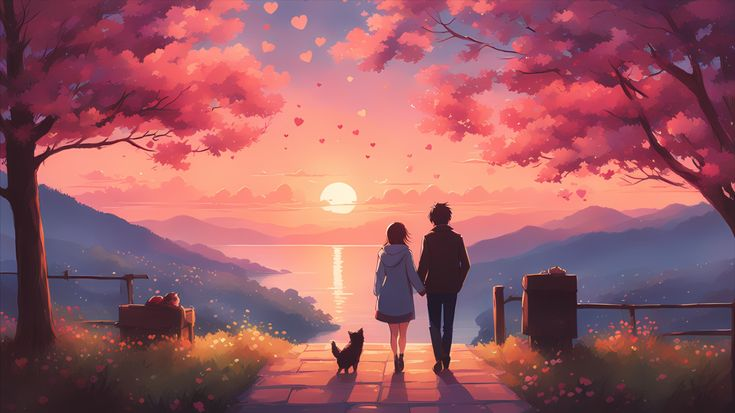
#> input picture Open_CV/resources/images/img7.jpg, 735 x 413 px
$ python 5_saving_image.py
#> lines starting #> are read from the running program, lines starting #| are printed output that depends on the picture; after the words box and inside, x2 and y2 are one past the last pixel; in counts of white or black regions, pixels touching at a corner belong together
# saving or writing an image
import cv2
img = cv2.imread("../resources/images/img7.jpg")
#> img is the input picture: shape (413, 735, 3); mean B, G, R 100, 91.6, 155.4

gray_img = cv2.cvtColor(img,cv2.COLOR_BGR2GRAY)
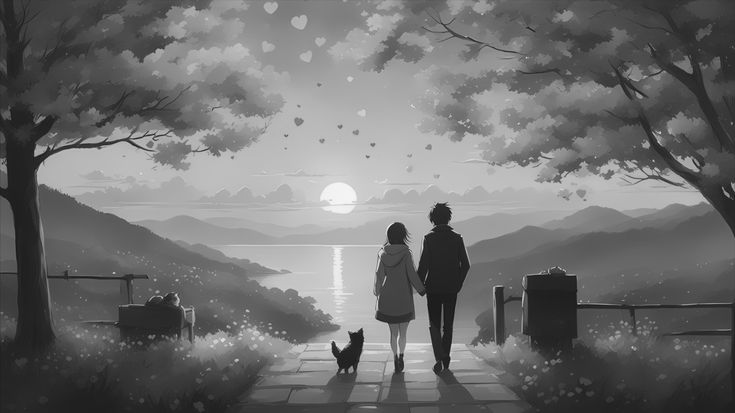
#> gray_img: shape (413, 735); min 15, max 247, mean 111.6


(thresh, b_w) = cv2.threshold(gray_img,127,255,cv2.THRESH_BINARY)
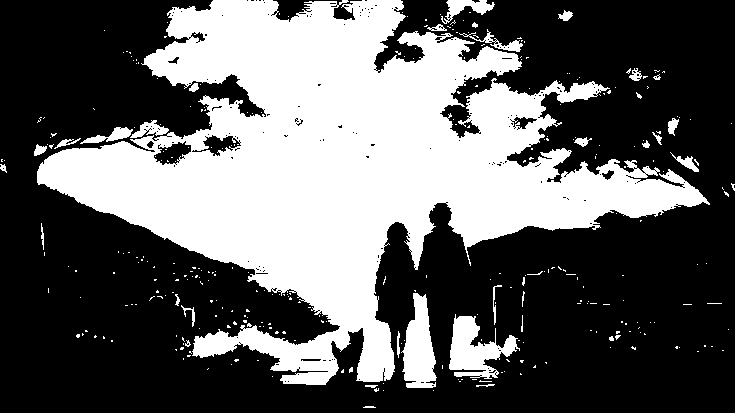
#> b_w: shape (413, 735); 37.9% white; 330 white regions (295 under 20 px), largest, box (x1, y1, x2, y2) and area: (37, 0, 710, 385) 106313, (449, 314, 520, 379) 2269, (401, 293, 437, 388) 2188

cv2.imwrite("../resources/newly_write/Black_White_Image.png",b_w)

'''
cv2.imshow("Color image", img)
cv2.imshow("Gray Image",gray_img)
cv2.imshow("Black and White Image", b_w)
cv2.waitKey(0)
cv2.destroyAllWindows()'''

$ run again, with Open_CV/resources/images/img1.jpg copied over Open_CV/resources/images/img7.jpg
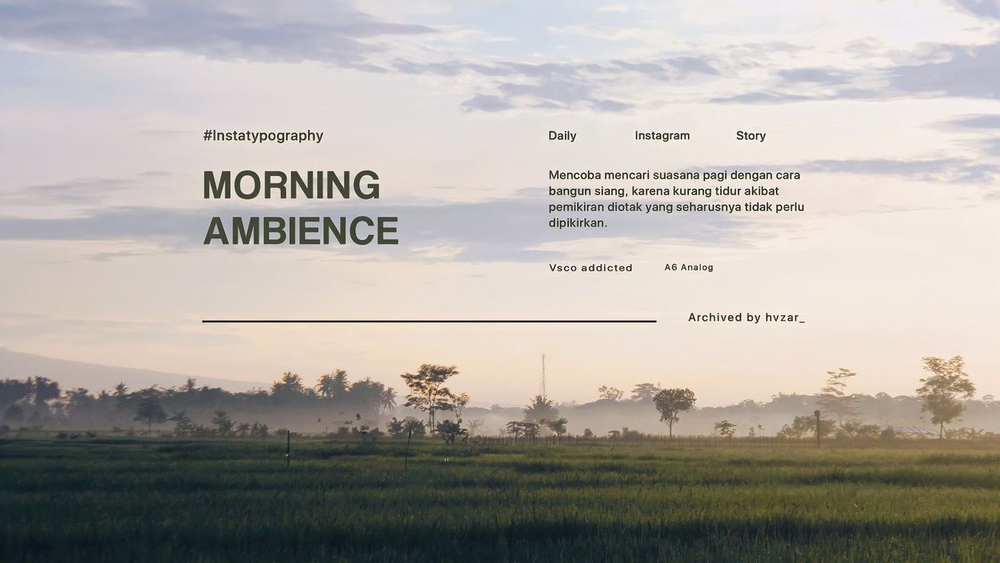
#> input picture Open_CV/resources/images/img1.jpg, 1000 x 563 px, shrunk from 1308 x 736 before the run
#> img is the input picture: shape (563, 1000, 3); mean B, G, R 163.1, 169.1, 174.3
#> `gray_img = cv2.cvtColor(img,cv2.COLOR_BGR2GRAY)`:
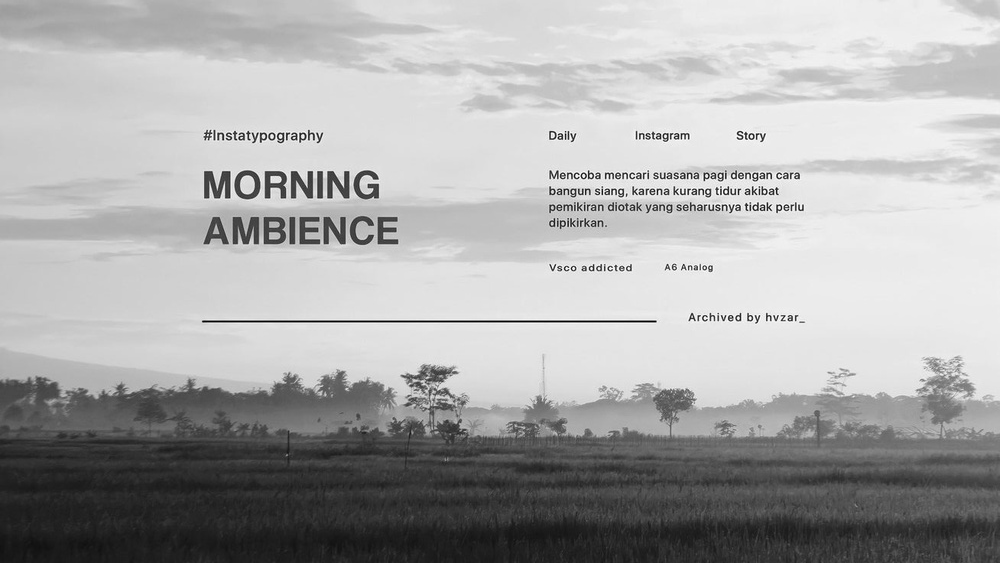
#> gray_img: shape (563, 1000); min 1, max 255, mean 170
#> `(thresh, b_w) = cv2.threshold(gray_img,127,255,cv2.THRESH_BINARY)`:
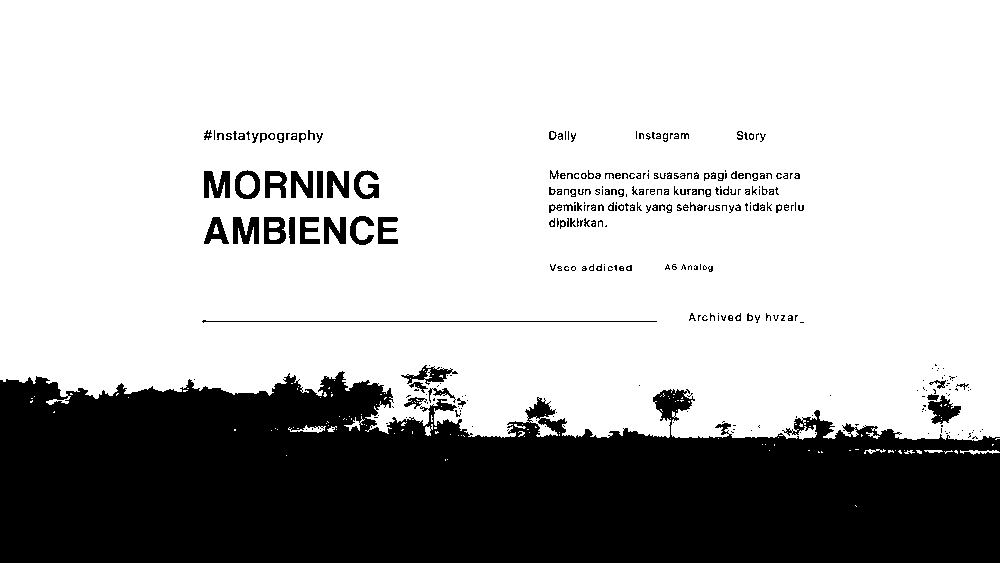
#> b_w: shape (563, 1000); 71.7% white; 324 black regions (205 under 20 px), largest, box (x1, y1, x2, y2) and area: (0, 371, 1000, 563) 148332, (928, 395, 961, 424) 510, (233, 217, 259, 244) 508

$ run again, with Open_CV/resources/images/img3.jpg copied over Open_CV/resources/images/img7.jpg
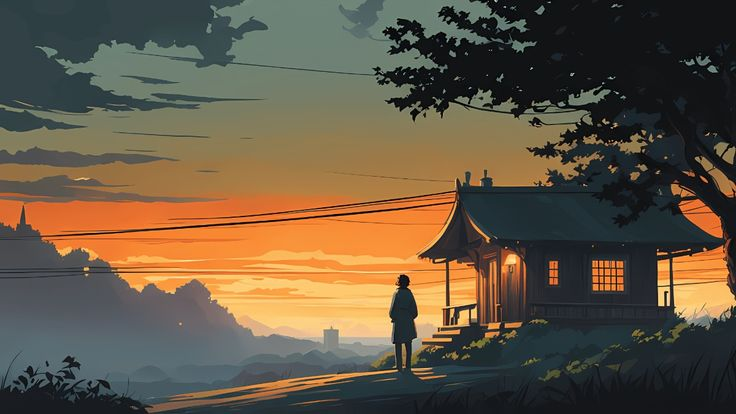
#> input picture Open_CV/resources/images/img3.jpg, 736 x 414 px
#> img is the input picture: shape (414, 736, 3); mean B, G, R 67.5, 86.9, 100.8
#> `gray_img = cv2.cvtColor(img,cv2.COLOR_BGR2GRAY)`:
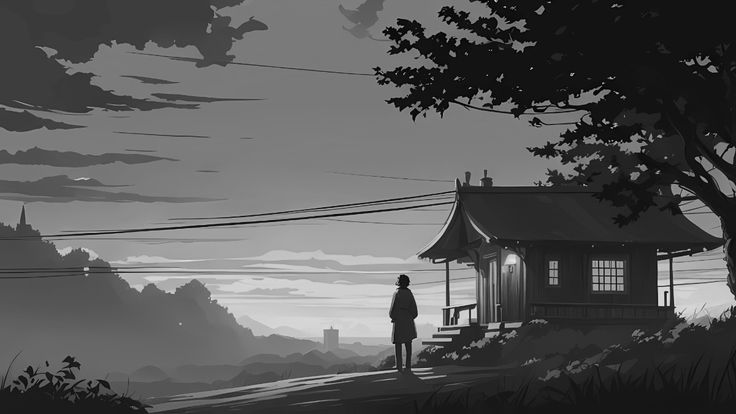
#> gray_img: shape (414, 736); min 0, max 238, mean 88.8
#> `(thresh, b_w) = cv2.threshold(gray_img,127,255,cv2.THRESH_BINARY)`:
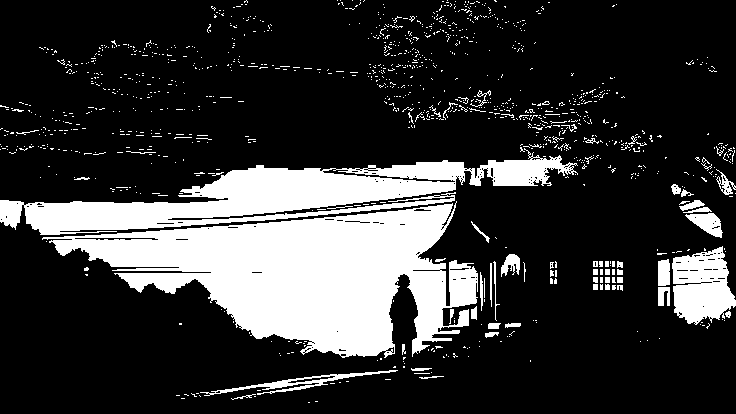
#> b_w: shape (414, 736); 21.1% white; 1141 white regions (1081 under 20 px), largest, box (x1, y1, x2, y2) and area: (42, 201, 478, 358) 34981, (0, 148, 578, 235) 17935, (672, 246, 736, 325) 3478
